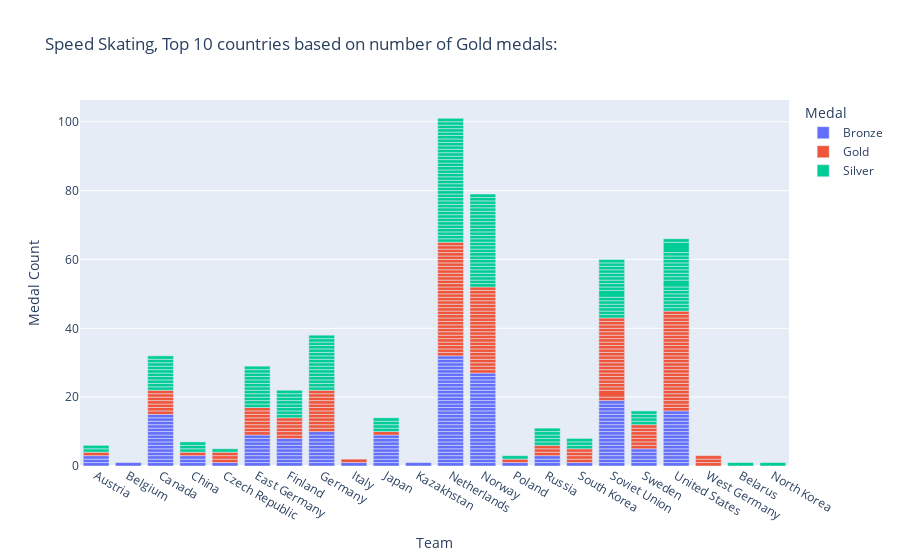

The cell this chart's notebook holds for it:
### Code cell
px.bar(speed_skating_gb_df,
       #speed_skating_df_top_10,
       x='Team',
       y='Medal Count',
       hover_name='Year',
       color='Medal',
       #text='Medal',
       title='Speed Skating, Top 10 countries based on number of Gold medals:')

### Figure 1 — Plotly figure (JSON) as saved in the notebook; plotly's stock layout.template omitted (floating-point values rounded to 4 significant figures; data arrays with more than 128 entries replaced by an {"elided": "..."} marker saying what was removed)
{"data": [{"alignmentgroup": "True", "hovertemplate": "<b>%{hovertext}</b><br><br>Medal=Bronze<br>Team=%{x}<br>Medal Count=%{y}<extra></extra>", "hovertext": {"elided": "165 int values"}, "legendgroup": "Bronze", "marker": {"color": "#636efa", "pattern": {"shape": ""}}, "name": "Bronze", "offsetgroup": "Bronze", "orientation": "v", "showlegend": true, "textposition": "auto", "type": "bar", "x": {"elided": "165 str values"}, "xaxis": "x", "y": {"elided": "165 int values"}, "yaxis": "y"}, {"alignmentgroup": "True", "hovertemplate": "<b>%{hovertext}</b><br><br>Medal=Gold<br>Team=%{x}<br>Medal Count=%{y}<extra></extra>", "hovertext": {"elided": "168 int values"}, "legendgroup": "Gold", "marker": {"color": "#EF553B", "pattern": {"shape": ""}}, "name": "Gold", "offsetgroup": "Gold", "orientation": "v", "showlegend": true, "textposition": "auto", "type": "bar", "x": {"elided": "168 str values"}, "xaxis": "x", "y": {"elided": "168 int values"}, "yaxis": "y"}, {"alignmentgroup": "True", "hovertemplate": "<b>%{hovertext}</b><br><br>Medal=Silver<br>Team=%{x}<br>Medal Count=%{y}<extra></extra>", "hovertext": {"elided": "168 int values"}, "legendgroup": "Silver", "marker": {"color": "#00cc96", "pattern": {"shape": ""}}, "name": "Silver", "offsetgroup": "Silver", "orientation": "v", "showlegend": true, "textposition": "auto", "type": "bar", "x": {"elided": "168 str values"}, "xaxis": "x", "y": {"elided": "168 int values"}, "yaxis": "y"}], "layout": {"barmode": "relative", "legend": {"title": {"text": "Medal"}, "tracegroupgap": 0}, "title": {"text": "Speed Skating, Top 10 countries based on number of Gold medals:"}, "xaxis": {"anchor": "y", "domain": [0, 1], "title": {"text": "Team"}}, "yaxis": {"anchor": "x", "domain": [0, 1], "title": {"text": "Medal Count"}}}}
